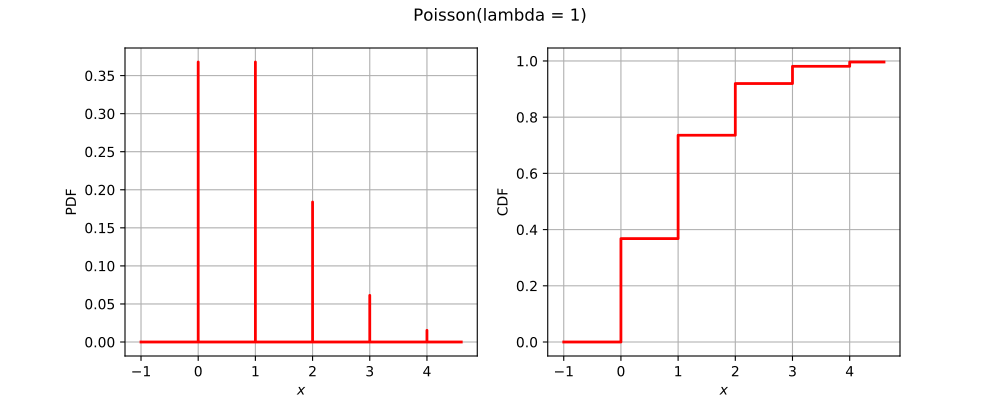

The Python source for this figure:
import openturns as ot
from matplotlib import pyplot as plt
from openturns.viewer import View
if ot.Poisson().__class__.__name__ == 'Bernoulli':
    distribution = ot.Bernoulli(0.7)
elif ot.Poisson().__class__.__name__ == 'Binomial':
    distribution = ot.Binomial(5, 0.2)
elif ot.Poisson().__class__.__name__ == 'Hypergeometric':
    distribution = ot.Hypergeometric(10, 4, 7)
elif ot.Poisson().__class__.__name__ == 'ComposedDistribution':
    copula = ot.IndependentCopula(2)
    marginals = [ot.Uniform(1.0, 2.0), ot.Normal(2.0, 3.0)]
    distribution = ot.ComposedDistribution(marginals, copula)
elif ot.Poisson().__class__.__name__ == 'CumulativeDistributionNetwork':
    coll = [ot.Normal(2),ot.Dirichlet([0.5, 1.0, 1.5])]
    distribution = ot.CumulativeDistributionNetwork(coll, ot.BipartiteGraph([[0,1], [0,1]]))
elif ot.Poisson().__class__.__name__ == 'Histogram':
    distribution = ot.Histogram([-1.0, 0.5, 1.0, 2.0], [0.45, 0.4, 0.15])
elif ot.Poisson().__class__.__name__ == 'KernelMixture':
    kernel = ot.Uniform()
    sample = ot.Normal().getSample(5)
    bandwith = [1.0]
    distribution = ot.KernelMixture(kernel, bandwith, sample)
elif ot.Poisson().__class__.__name__ == 'MaximumDistribution':
    coll = [ot.Uniform(2.5, 3.5), ot.LogUniform(1.0, 1.2), ot.Triangular(2.0, 3.0, 4.0)]
    distribution = ot.MaximumDistribution(coll)
elif ot.Poisson().__class__.__name__ == 'Multinomial':
    distribution = ot.Multinomial(5, [0.2])
elif ot.Poisson().__class__.__name__ == 'RandomMixture':
    coll = [ot.Triangular(0.0, 1.0, 5.0), ot.Uniform(-2.0, 2.0)]
    weights = [0.8, 0.2]
    cst = 3.0
    distribution = ot.RandomMixture(coll, weights, cst)
elif ot.Poisson().__class__.__name__ == 'TruncatedDistribution':
    distribution = ot.TruncatedDistribution(ot.Normal(2.0, 1.5), 1.0, 4.0)
elif ot.Poisson().__class__.__name__ == 'UserDefined':
    distribution = ot.UserDefined([[0.0], [1.0], [2.0]], [0.2, 0.7, 0.1])
elif ot.Poisson().__class__.__name__ == 'ZipfMandelbrot':
    distribution = ot.ZipfMandelbrot(10, 2.5, 0.3)
else:
    distribution = ot.Poisson()
dimension = distribution.getDimension()
title = str(distribution)[:100].split('\n')[0]
if dimension == 1:
    distribution.setDescription(['$x$'])
    pdf_graph = distribution.drawPDF()
    cdf_graph = distribution.drawCDF()
    fig = plt.figure(figsize=(10, 4))
    pdf_axis = fig.add_subplot(121)
    cdf_axis = fig.add_subplot(122)
    View(pdf_graph, figure=fig, axes=[pdf_axis], add_legend=False)
    View(cdf_graph, figure=fig, axes=[cdf_axis], add_legend=False)
    fig.suptitle(title)
elif dimension == 2:
    distribution.setDescription(['$x_1$', '$x_2$'])
    pdf_graph = distribution.drawPDF()
    pdf_graph.setTitle(title)
    fig = plt.figure(figsize=(10, 5))
    pdf_axis = fig.add_subplot(111)
    View(pdf_graph, figure=fig, axes=[pdf_axis], add_legend=False, square_axes=True)
